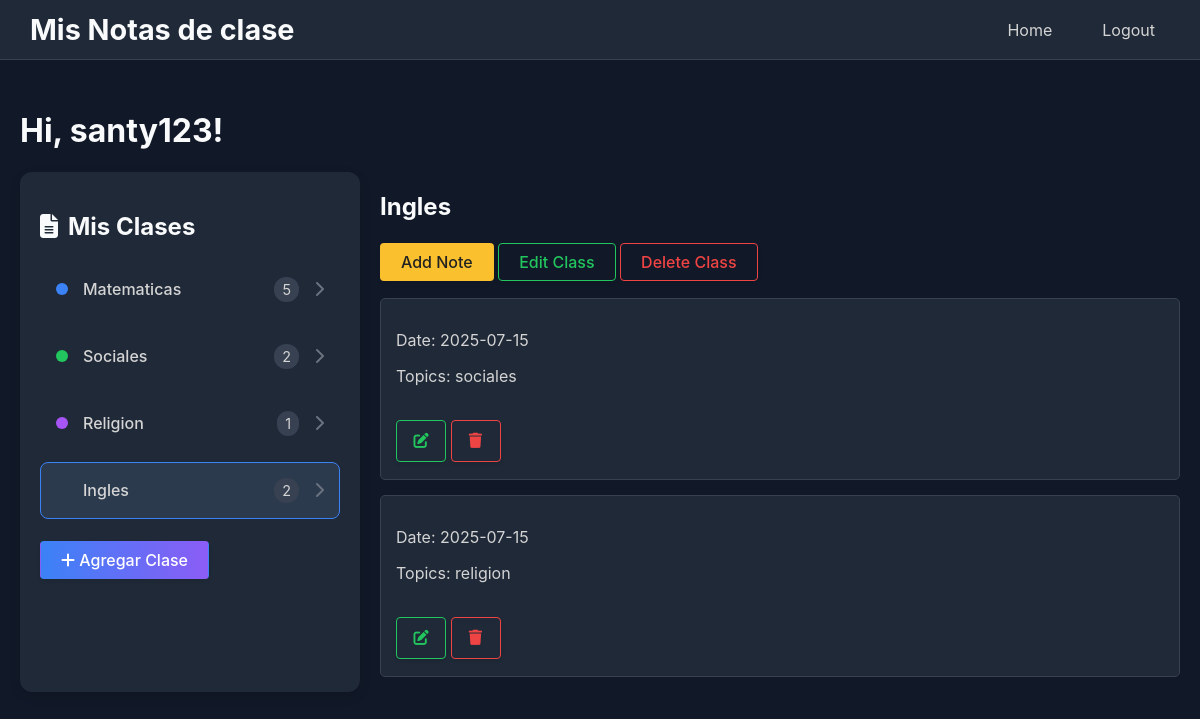
Page /index/4 (signed in) on the committed database.
### app/models.py (models this page shows, shortened)
class User(UserMixin, db.Model):
    id = db.Column(db.Integer, primary_key=True)
    username = db.Column(db.String(64), index=True, unique=True)
    email = db.Column(db.String(120), index=True, unique=True)
    password_hash = db.Column(db.String(128))
    classes = db.relationship('Class', backref='author', lazy='dynamic')

class Class(db.Model):
    id = db.Column(db.Integer, primary_key=True)
    name = db.Column(db.String(140))
    user_id = db.Column(db.Integer, db.ForeignKey('user.id'))
    notes = db.relationship('Note', backref='cl', lazy='dynamic', cascade="all, delete-orphan")

class Note(db.Model):
    id = db.Column(db.Integer, primary_key=True)
    date = db.Column(db.String(140))
    topics = db.Column(db.String(140))
    class_id = db.Column(db.Integer, db.ForeignKey('class.id'))
    images = db.relationship('NoteImage', backref='note', lazy='dynamic', cascade="all, delete-orphan")

### app/routes.py (the view)
@app.route('/')
@app.route('/index')
@app.route('/index/<int:class_id>')
@login_required
def index(class_id=None):
    classes = Class.query.filter_by(user_id=current_user.id).all()
    if class_id is None and classes:
        selected_class = classes[0]
    else:
        selected_class = Class.query.get(class_id)
    notes = []
    if selected_class:
        notes = Note.query.filter_by(class_id=selected_class.id).all()
    return render_template('index.html', title='Home', classes=classes, notes=notes, selected_class=selected_class)

### app/models.py (called while the page is built)
@login.user_loader
def load_user(id):
    return User.query.get(int(id))

### app/templates/index.html (shortened to what this page needs)
{% extends "base.html" %}
{% block content %}
    <h1>Hi, {{ current_user.username }}!</h1>
    <div class="container">
        <div class="classes-menu">
            <h2><i class="fa-solid fa-file-lines"></i> Mis Clases</h2>
            <ul class="class-list">
                {% for class in classes %}
                <li class="class-item {% if selected_class and class.id == selected_class.id %}active{% endif %}">
                    <a href="{{ url_for('index', class_id=class.id) }}">
                        <span class="class-color-dot"></span>
                        <span class="class-name">{{ class.name }}</span>
                        <span class="note-count">{{ class.notes.count() }}</span>
                        <i class="fa-solid fa-chevron-right"></i>
                    </a>
                </li>
                {% endfor %}
            </ul>
            <a href="{{ url_for('add_class') }}" class="btn-action btn-add-class">
                <i class="fa-solid fa-plus"></i> Agregar Clase
            </a>
        </div>
        <div class="day-notes">
            {% if selected_class %}
                <h2>{{ selected_class.name }}</h2>
                <a href="{{ url_for('add_note', class_id=selected_class.id) }}" class="btn-action btn-note">Add Note</a>
                <a href="{{ url_for('edit_class', id=selected_class.id) }}" class="btn-action btn-edit">Edit Class</a>
                <a href="{{ url_for('delete_class', id=selected_class.id) }}" class="btn-action btn-delete">Delete Class</a>
                {% for note in notes %}
                    <div class="note">
                        <p>Date: {{ note.date }}</p>
                        <p>Topics: {{ note.topics }}</p>
                        <div class="note-actions">
                            <a href="{{ url_for('edit_note', id=note.id) }}" class="btn-action btn-edit btn-icon" title="Edit Note"><i class="fa-solid fa-pen-to-square"></i></a>
                            <a href="{{ url_for('delete_note', id=note.id) }}" class="btn-action btn-delete btn-icon" title="Delete Note"><i class="fa-solid fa-trash"></i></a>
                        </div>
                    </div>
                {% endfor %}
            {% else %}
                <h2>Day Notes</h2>
                <p>No class selected. Select a class to see the notes.</p>
            {% endif %}
        </div>
    </div>
{% endblock %}

### app/static/style.css (style rules this page uses)
body { font-family: -apple-system, BlinkMacSystemFont, "Segoe UI", Roboto, Helvetica, Arial, sans-serif; margin: 0; display: flex; height: 100vh; background-color: #111827; color: #d4d4d4; }
.container { display: flex; gap: 20px; }
.classes-menu { width: 300px; background-color: #1F2937; padding: 20px; border-radius: 12px; box-shadow: 0 4px 12px rgba(0, 0, 0, 0.1); }
.classes-menu h2 { display: flex; align-items: center; gap: 10px; font-size: 1.5em; margin-bottom: 20px; }
.class-list { list-style: none; padding: 0; margin: 0; margin-bottom: 20px; }
.class-item { display: flex; align-items: center; padding: 15px; border-radius: 8px; margin-bottom: 10px; cursor: pointer; transition: background-color 0.2s; border: 1px solid transparent; }
.class-item.active { background-color: #2c3a4e; border-color: #3b82f6; }
.class-color-dot { width: 12px; height: 12px; border-radius: 50%; margin-right: 15px; }
.class-item:nth-child(1) .class-color-dot { background-color: #3b82f6; }
.class-item:nth-child(2) .class-color-dot { background-color: #22c55e; }
.class-item:nth-child(3) .class-color-dot { background-color: #a855f7; }
.class-name { flex-grow: 1; font-weight: 500; }
.note-count { background-color: #374151; padding: 4px 8px; border-radius: 12px; font-size: 0.9em; margin-right: 15px; }
.class-item i { color: #6b7280; }
.btn-add-class { display: flex; align-items: center; justify-content: center; padding: 15px; border-radius: 8px; background: linear-gradient(to right, #3b82f6, #8b5cf6); color: white; font-size: 1.1em; font-weight: 500; text-decoration: none; gap: 10px; }
.day-notes { flex-grow: 1; }
.note { background-color: #1F2937; border: 1px solid #374151; padding: 15px; margin-bottom: 15px; margin-top: 15px; border-radius: 5px; }
.note-actions { margin-top: 16px; }
h1, h2, h3 { color: #F9FAFB; }
a { color: #38bdf8; }
.btn-action { display: inline-block; font-family: inherit; font-size: 1em; font-weight: 500; padding: 8px 20px; border: 1px solid transparent; border-radius: 4px; box-shadow: 0 2px 4px rgba(0,0,0,0.08); cursor: pointer; transition: background 0.2s, box-shadow 0.2s, color 0.2s; text-decoration: none; margin: 2px 0; }
.btn-edit { background: transparent; color: #22c55e; border-color: #22c55e; }
.btn-delete { background: transparent; color: #ef4444; border-color: #ef4444; }
.btn-note { background: #fbc02d; color: #222; }
.btn-icon { padding: 4px 8px; font-size: 0.95em; min-width: 32px; min-height: 32px; display: inline-flex; align-items: center; justify-content: center; }
.class-item a { text-decoration: none; color: inherit; display: flex; align-items: center; width: 100%; }

### rows in the picture
User: username "santy123"
Class: name "Matematicas", notes.count "5"
Class: name "Sociales", notes.count "2"
Class: name "Religion", notes.count "1"
Class: name "Ingles", notes.count "2"
Note: date "2025-07-15", topics "sociales"
Note: date "2025-07-15", topics "religion"
